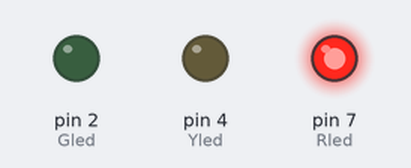
Bench run of a sketch on a simulated Arduino Uno, built with avr-gcc and run on an emulated ATmega328P. Parts: output pins drawn as LEDs (lit = HIGH).

Above: at 1.5 s.
At 4.5 s:
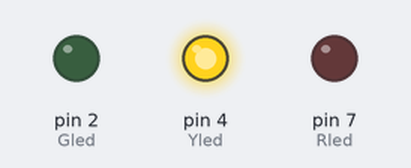
At 7.5 s:
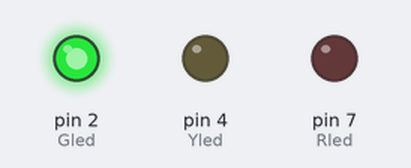
Timing chart, 0 to 11.7 s (numbered marks = the images above):
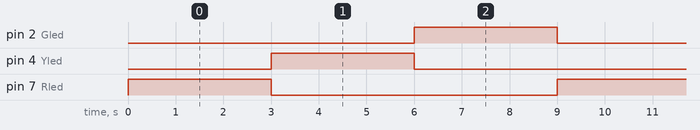

The sketch:

Simple_Traffic_Light_Sketch.ino
```cpp
//Assigning different Pins to our LEDs.
int Rled = 7;
int Gled = 2;
int Yled = 4;

//Assigning the output mode to the pins and assigning them in the OFF state for the beggining.
void setup()
{
  pinMode(Rled,OUTPUT);
  pinMode(Gled,OUTPUT);
  pinMode(Yled,OUTPUT);
  Serial.begin(9600);
  digitalWrite(Rled,LOW);
  digitalWrite(Gled,LOW);
  digitalWrite(Yled,LOW);
}

void loop()
{
  //Red light will be on for 3sec.
  digitalWrite(Rled,HIGH);
  digitalWrite(Gled,LOW);
  digitalWrite(Yled,LOW);
  delay(3000);

  //Green Light will be on for 3sec
  digitalWrite(Rled,LOW);
  digitalWrite(Gled,LOW);
  digitalWrite(Yled,HIGH);
  delay(3000);

  //Yellow Light will be on for 3sec
  digitalWrite(Rled,LOW);
  digitalWrite(Gled,HIGH);
  digitalWrite(Yled,LOW);
  delay(3000);
}
```

Measured:
- by itself, pin 2 (Gled), pin 4 (Yled), pin 7 (Rled): alternates HIGH for 3.0 s and LOW for 6.0 s
- by itself, everything shown: repeats every 9.0 s, in 3 steps
